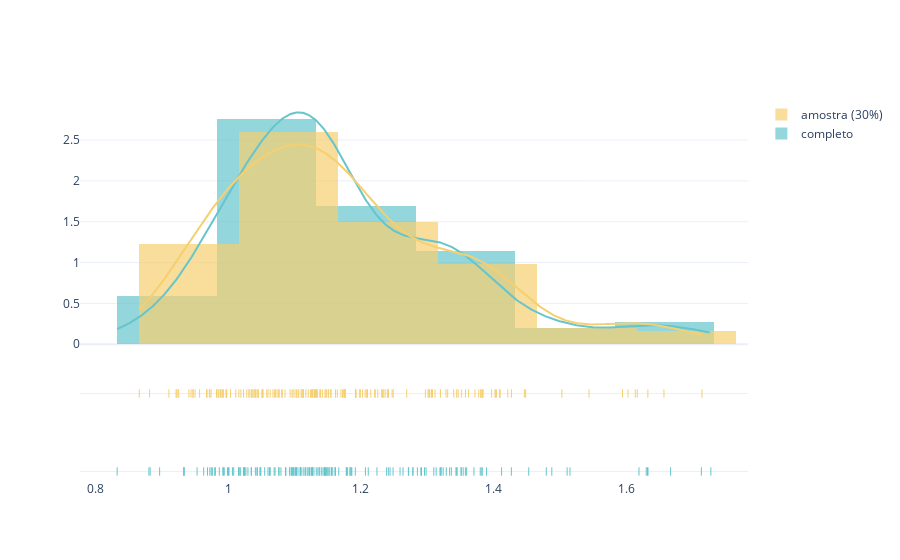

Notebook code cell kept with this figure:
### Code cell
mask_estados = (df.type == 'conventional') & df.region.isin(lista_estados)
mask_regiao = (df.type == 'conventional') & df.region.isin(lista_regioes)
mask_total = (df.type == 'conventional') & (df.region == 'TotalUS')


average_price_total   = df.loc[mask_total,['date','average_price']].groupby('date')['average_price'].mean()  
average_price_estados = df.loc[mask_estados, ['date','average_price']].groupby('date')['average_price'].mean()
average_price_regioes = df.loc[mask_regiao,['date','average_price']].groupby('date')['average_price'].mean()


_df = df.sample(frac=0.3)

mask_estados = (_df.type == 'conventional') & _df.region.isin(lista_estados)
mask_regiao  = (_df.type == 'conventional') & _df.region.isin(lista_regioes)
mask_total   = (_df.type == 'conventional') & (_df.region == 'TotalUS')


_average_price_total    = _df.loc[mask_total,['date','average_price']].groupby('date')['average_price'].mean()  
_average_price_estados  = _df.loc[mask_estados, ['date','average_price']].groupby('date')['average_price'].mean()
_average_price_regioes  = _df.loc[mask_regiao,['date','average_price']].groupby('date')['average_price'].mean()


fig = ff.create_distplot(
    [average_price_estados.values,_average_price_estados.values],
    group_labels=['completo','amostra (30%)'],
    bin_size=.15,
    show_rug=True,
    colors = CORES_PASTEL[:2]
)
fig.show()

### Figure 1 — Plotly figure (JSON) as saved in the notebook; plotly's stock layout.template omitted (floating-point values rounded to 4 significant figures; data arrays with more than 128 entries replaced by an {"elided": "..."} marker saying what was removed)
{"data": [{"autobinx": false, "histnorm": "probability density", "legendgroup": "completo", "marker": {"color": "rgb(102, 197, 204)"}, "name": "completo", "opacity": 0.7, "type": "histogram", "x": {"elided": "169 float values"}, "xaxis": "x", "xbins": {"end": 1.728, "size": 0.15, "start": 0.8326}, "yaxis": "y"}, {"autobinx": false, "histnorm": "probability density", "legendgroup": "amostra (30%)", "marker": {"color": "rgb(246, 207, 113)"}, "name": "amostra (30%)", "opacity": 0.7, "type": "histogram", "x": {"elided": "169 float values"}, "xaxis": "x", "xbins": {"end": 1.714, "size": 0.15, "start": 0.866}, "yaxis": "y"}, {"legendgroup": "completo", "marker": {"color": "rgb(102, 197, 204)"}, "mode": "lines", "name": "completo", "showlegend": false, "type": "scatter", "x": {"elided": "500 float values"}, "xaxis": "x", "y": {"elided": "500 float values"}, "yaxis": "y"}, {"legendgroup": "amostra (30%)", "marker": {"color": "rgb(246, 207, 113)"}, "mode": "lines", "name": "amostra (30%)", "showlegend": false, "type": "scatter", "x": {"elided": "500 float values"}, "xaxis": "x", "y": {"elided": "500 float values"}, "yaxis": "y"}, {"legendgroup": "completo", "marker": {"color": "rgb(102, 197, 204)", "symbol": "line-ns-open"}, "mode": "markers", "name": "completo", "showlegend": false, "type": "scatter", "x": {"elided": "169 float values"}, "xaxis": "x", "y": {"elided": "169 str values"}, "yaxis": "y2"}, {"legendgroup": "amostra (30%)", "marker": {"color": "rgb(246, 207, 113)", "symbol": "line-ns-open"}, "mode": "markers", "name": "amostra (30%)", "showlegend": false, "type": "scatter", "x": {"elided": "169 float values"}, "xaxis": "x", "y": {"elided": "169 str values"}, "yaxis": "y2"}], "layout": {"barmode": "overlay", "hovermode": "closest", "legend": {"traceorder": "reversed"}, "xaxis": {"anchor": "y2", "domain": [0, 1], "zeroline": false}, "yaxis": {"anchor": "free", "domain": [0.35, 1], "position": 0}, "yaxis2": {"anchor": "x", "domain": [0, 0.25], "dtick": 1, "showticklabels": false}}}
